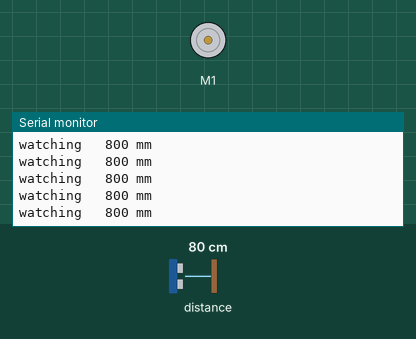
Recording of a sketch running on a simulated ESP32-S3. Parts: DC motor (green arrow = forward, orange = backward, longer = faster), the last lines printed to the serial monitor. The test bench sets the inputs (shaded band); at power-on: distance to the obstacle 80 cm. EEPROM starts erased.

Above: at 2.7 s.
2.8 s: distance to the obstacle set to 11 cm
At 3.01 s:
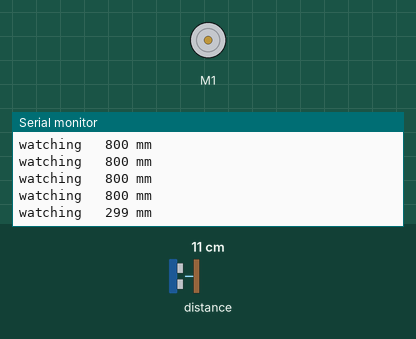
4.3 s: distance to the obstacle set to 8 cm
At 4.51 s:
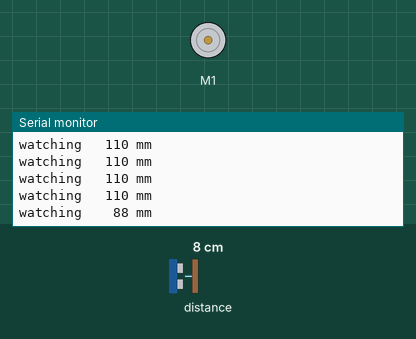
Timing chart, 0 to 7.3 s (numbered marks = the images above; inputs shaded):
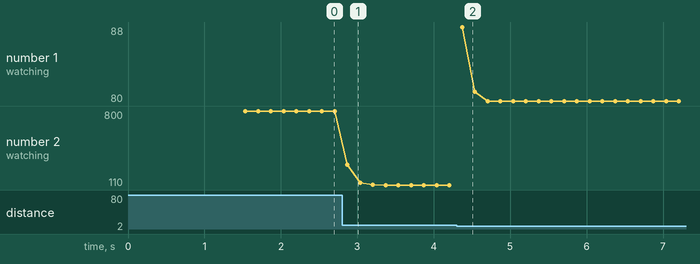

The sketch:

arm_hold_test_v1_0.ino
```cpp
/*
 * PROJECT: Homeostat, wired mock-up
 * DEVICE:  Bench test, one unit's hard drive arm with position sensing
 *
 * The voice coil only pushes; it has no idea where the arm is, so any steady
 * push runs the arm into an end stop. Here a VL53L0X watches a flag on the arm
 * and the ESP32 pushes only as hard as the gap to a target asks, braking as it
 * closes in. The arm can then rest anywhere in its swing, which is what a
 * homeostat needle has to do. Still no homeostat logic: this proves the needle.
 *
 * CONFIGURATION:
 *   MAX_DRIVE_PCT: ceiling on the push, 50 is safe on USB power
 *   KP, KD:        how hard it chases the target, how hard it brakes. Live-tunable.
 *   STICTION_PCT:  extra push to break the bearing's grip. Find it with the
 *                  sweep test's hold command: the lowest number that moves it.
 *   Ends, gains and coil direction are saved in flash, so they survive a reset.
 *
 * WIRING:
 *   Shield: 3V3 -> 3v, GND -> Gnd, GPIO12 -> SDA, GPIO13 -> SCL, coil on M1
 *   VL53L0X: VIN -> 3V3, GND -> GND, SDA -> GPIO12, SCL -> GPIO13
 *   Matte flag on the arm tip, 50 to 120 mm from the sensor across the swing
 *
 * SERIAL (115200, send with Enter):
 *   w         watch: coil off, prints the distance. Push the arm by hand.
 *   a         this end of the swing is 0%
 *   z         this end of the swing is 100%
 *   0..100    hold the arm at that percent of its swing
 *   s         slow sweep of the target, 10% to 90% and back
 *   r         release, coil off
 *   f         flip coil direction (if the arm runs away from the target)
 *   kp 1.5    set KP     kd 0.4   set KD     st 15   set STICTION_PCT
 */

#include <Wire.h>
#include <Preferences.h>
#include <VL53L0X.h>
#include <Adafruit_MotorShield.h>

// ---------- config ----------
#define VERSION "1.0"

const int SDA_PIN = 12;
const int SCL_PIN = 13;
const uint8_t COIL_PORT = 1;
const uint16_t PWM_FREQ_HZ = 1600;
const uint32_t TOF_BUDGET_US = 20000;     // 20 ms per reading, about 50 a second

const int MAX_DRIVE_PCT = 50;
const float SMOOTHING = 0.35;             // 0..1, higher follows faster, jitters more
const float DEADBAND_PCT = 1.5;           // close enough: stop pushing
const unsigned long SWEEP_PERIOD_MS = 12000;
const unsigned long REPORT_EVERY_MS = 150;

float KP = 1.5;                           // drive % per % of error
float KD = 0.4;                           // drive % per (% per second) of speed... scaled below
int STICTION_PCT = 10;

// ---------- state ----------
enum NeedleMood { WATCHING, HOLDING, SWEEPING, RESTING };
NeedleMood mood = WATCHING;

Adafruit_MotorShield shield;
Adafruit_DCMotor *coil = nullptr;
VL53L0X tof;
Preferences memory;

float mmA = NAN, mmZ = NAN;               // the two ends of the swing
int coilSign = 1;
float smoothMm = NAN;
float posPct = NAN, lastPosPct = NAN, speedPct = 0;
float targetPct = 50;
int drivePct = 0;
unsigned long lastReadAt = 0, lastReportAt = 0, sweepStartedAt = 0;
char line[24];
uint8_t lineLen = 0;

void urgeArm(int pct) {
  pct = constrain(pct, -100, 100);
  drivePct = pct;
  long duty = (long)abs(pct) * MAX_DRIVE_PCT * 4095 / 10000;
  coil->run(pct * coilSign >= 0 ? FORWARD : BACKWARD);
  coil->setSpeedFine((uint16_t)duty);   // off-time shorts the coil: back-EMF braking
}

void releaseArm() {
  drivePct = 0;
  coil->run(RELEASE);
}

bool calibrated() { return !isnan(mmA) && !isnan(mmZ) && fabs(mmZ - mmA) > 5; }

void rememberSettings() {
  memory.putFloat("mmA", mmA);
  memory.putFloat("mmZ", mmZ);
  memory.putInt("sign", coilSign);
  memory.putFloat("kp", KP);
  memory.putFloat("kd", KD);
  memory.putInt("st", STICTION_PCT);
}

void recallSettings() {
  mmA = memory.getFloat("mmA", NAN);
  mmZ = memory.getFloat("mmZ", NAN);
  coilSign = memory.getInt("sign", 1);
  KP = memory.getFloat("kp", KP);
  KD = memory.getFloat("kd", KD);
  STICTION_PCT = memory.getInt("st", STICTION_PCT);
}

// Where is the needle? Returns false if the sensor saw nothing useful.
bool senseNeedle() {
  uint16_t mm = tof.readRangeContinuousMillimeters();
  if (tof.timeoutOccurred() || mm < 20 || mm > 2000) return false;  // 0 while it wakes, 8190 when it sees nothing
  unsigned long now = millis();
  smoothMm = isnan(smoothMm) ? mm : smoothMm + SMOOTHING * (mm - smoothMm);
  if (calibrated()) {
    posPct = (smoothMm - mmA) * 100.0 / (mmZ - mmA);
    if (!isnan(lastPosPct) && lastReadAt) {
      float dt = (now - lastReadAt) / 1000.0;
      if (dt > 0) speedPct += 0.5 * ((posPct - lastPosPct) / dt - speedPct);
    }
    lastPosPct = posPct;
  }
  lastReadAt = now;
  return true;
}

// Push toward the target, harder the further away, braking on the speed.
// The stiction kick is what stops the old build-up-then-flick.
void chaseTarget() {
  float error = targetPct - posPct;
  if (fabs(error) < DEADBAND_PCT && fabs(speedPct) < 5) {
    urgeArm(0);
    return;
  }
  float push = KP * error - KD * speedPct * 0.1;
  if (push > 0) push += STICTION_PCT;
  else if (push < 0) push -= STICTION_PCT;
  urgeArm((int)push);
}

void obeyCommand(char *cmd) {
  if (!strncmp(cmd, "kp", 2)) { KP = atof(cmd + 2); rememberSettings(); }
  else if (!strncmp(cmd, "kd", 2)) { KD = atof(cmd + 2); rememberSettings(); }
  else if (!strncmp(cmd, "st", 2)) { STICTION_PCT = atoi(cmd + 2); rememberSettings(); }
  else if (cmd[0] == 'w') { mood = WATCHING; releaseArm(); }
  else if (cmd[0] == 'r') { mood = RESTING; releaseArm(); }
  else if (cmd[0] == 'a') { mmA = smoothMm; rememberSettings(); }
  else if (cmd[0] == 'z') { mmZ = smoothMm; rememberSettings(); }
  else if (cmd[0] == 'f') { coilSign = -coilSign; rememberSettings(); }
  else if (cmd[0] == 's' || isdigit(cmd[0])) {
    if (!calibrated()) {
      Serial.println("mark the ends first: w, push to one end, a, push to the other, z");
      return;
    }
    if (cmd[0] == 's') { mood = SWEEPING; sweepStartedAt = millis(); }
    else { mood = HOLDING; targetPct = constrain(atof(cmd), 0, 100); }
  } else {
    Serial.println("? w a z s r f, 0..100, kp N, kd N, st N");
    return;
  }
  Serial.printf("> %s   (ends %.0f..%.0f mm, kp %.2f kd %.2f st %d, sign %d)\n",
                cmd, mmA, mmZ, KP, KD, STICTION_PCT, coilSign);
}

void listenForCommands() {
  while (Serial.available()) {
    char c = Serial.read();
    if (c == '\n' || c == '\r') {
      if (lineLen) { line[lineLen] = 0; obeyCommand(line); lineLen = 0; }
    } else if (lineLen < sizeof(line) - 1) {
      line[lineLen++] = c;
    }
  }
}

const char *moodName() {
  switch (mood) {
    case WATCHING: return "watching";
    case HOLDING:  return "holding";
    case SWEEPING: return "sweeping";
    default:       return "resting";
  }
}

void setup() {
  Serial.begin(115200);
  delay(1500);
  Serial.printf("\narm hold test v%s\n", VERSION);

  Wire.setPins(SDA_PIN, SCL_PIN);
  while (!shield.begin(PWM_FREQ_HZ)) {
    Serial.println("motor shield not found (0x60)");
    delay(1000);
  }
  coil = shield.getMotor(COIL_PORT);
  releaseArm();

  tof.setBus(&Wire);
  tof.setTimeout(100);
  while (!tof.init()) {
    Serial.println("VL53L0X not found (0x29)");
    delay(1000);
  }
  tof.setMeasurementTimingBudget(TOF_BUDGET_US);
  tof.startContinuous();

  memory.begin("armhold", false);
  recallSettings();
  Serial.println(calibrated() ? "ends remembered. send a number to hold, s to sweep"
                              : "start: push the arm to one end, send a, other end, send z");
}

void loop() {
  listenForCommands();
  bool seen = senseNeedle();
  unsigned long now = millis();

  if (!seen) {
    if (mood == HOLDING || mood == SWEEPING) releaseArm();  // blind: don't push
  } else if (mood == HOLDING || mood == SWEEPING) {
    if (mood == SWEEPING) {
      unsigned long t = (now - sweepStartedAt) % SWEEP_PERIOD_MS;
      float half = SWEEP_PERIOD_MS / 2.0;
      float ramp = t < half ? t / half : (SWEEP_PERIOD_MS - t) / half;
      targetPct = 10 + 80 * ramp;
    }
    chaseTarget();
  }

  if (now - lastReportAt >= REPORT_EVERY_MS) {
    lastReportAt = now;
    if (calibrated())
      Serial.printf("%-8s %5.0f mm  pos %5.1f%%  target %5.1f%%  drive %4d%%\n",
                    moodName(), smoothMm, posPct, targetPct, drivePct);
    else
      Serial.printf("%-8s %5.0f mm\n", moodName(), smoothMm);
  }
}

/*
 * FLASHING
 *   Libraries: Adafruit Motor Shield V2 Library, VL53L0X (Pololu)
 *   arduino-cli compile --fqbn esp32:esp32:esp32s3:CDCOnBoot=cdc wired/arm_hold_test_v1_0
 *   arduino-cli upload  --fqbn esp32:esp32:esp32s3:CDCOnBoot=cdc -p COMxx wired/arm_hold_test_v1_0
 *
 * FIRST RUN
 *   1. w, then push the arm by hand end to end: the mm should change smoothly.
 *   2. Push to one end, a. Push to the other end, z.
 *   3. 50. If the arm runs to an end instead of settling, send f.
 *   4. If it hunts back and forth, lower kp or raise kd. If it stops short, raise st.
 *   5. s for a slow sweep under control.
 */
```

Measured:
- the behaviour switches between 10 and 9 cm on distance to the obstacle (found by bisection; images 1 and 2)
- after the input at 2.8 s, the serial monitor: prints a new line after 0.07 s (image 1)
- after the input at 4.3 s, the serial monitor: prints a new line after 0.07 s (image 2)
- plotted number 2: 800 → 110 after the input at 2.8 s
